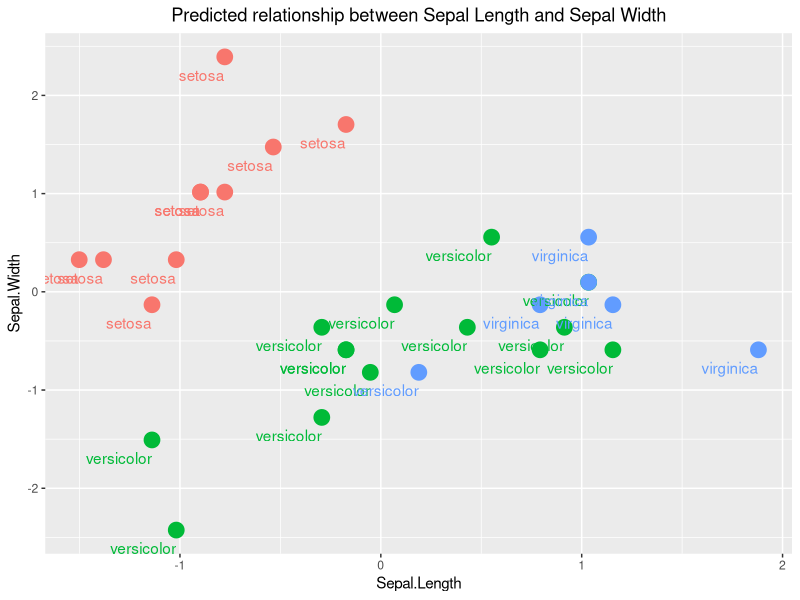

This chart was generated by the following R code:
#KNN
data<-iris
row_labels=data[,5]
data$Species=as.numeric(data$Species)
data[,1:4]=scale(data[,1:4])
set.seed(123)
size=floor(0.8*nrow(data))
train_ind=sample(seq_len(nrow(data)),size=size)
train_label=data[train_ind,5]
test_label<-row_labels[-train_ind]
data_train=data[train_ind,1:4]
data_test=data[-train_ind,1:4]

library(class)
pred_model=knn(train=data_train,test=data_test,cl=train_label,k=round(sqrt(nrow(data_train))))
plot_predictions<-data.frame(data_test$Sepal.Length,data_test$Sepal.Width,
                             data_test$Petal.Length,data_test$Petal.Width,predicted=pred_model)

colnames(plot_predictions)<-c("Sepal.Length","Sepal.Width","Petal.Length","Petal.Width","Class")

library(ggplot2)
library(gridExtra)
pl<-ggplot(plot_predictions,aes(Sepal.Length,Sepal.Width,color=pred_model,fill=pred_model))+
  geom_point(size=5)+geom_text(aes(label=test_label),hjust=1,vjust=2)+
  ggtitle("Predicted relationship between Sepal Length and Sepal Width")+
  theme(plot.title=element_text(hjust=0.5))+theme(legend.position="none")
pl

